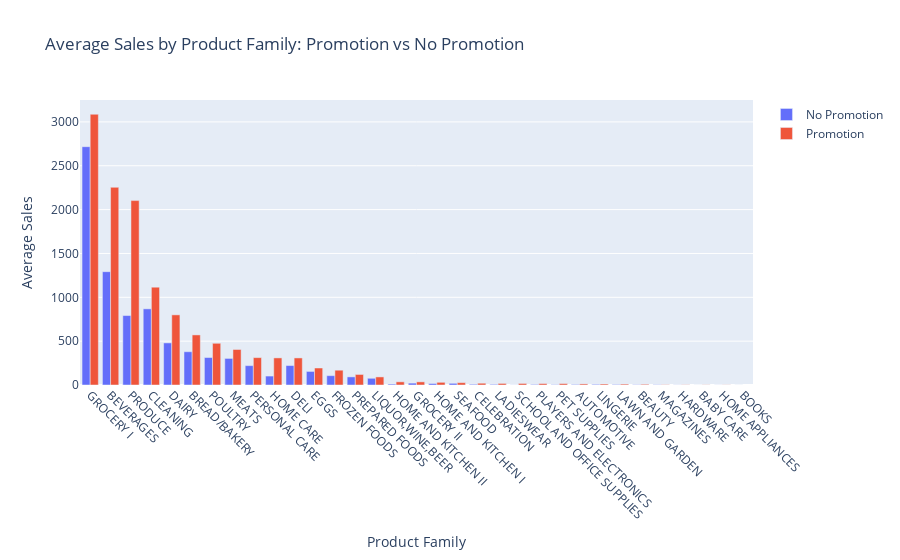

Notebook code cell kept with this figure:
### Code cell
# Promotion Impact by Product Family
import pandas as pd
import plotly.graph_objects as go

# Group by family and promotion status to calculate average sales
promo_by_family = train_df.groupby(['family', 'onpromotion'])['sales'].mean().reset_index()

# Pivot the data for plotting
promo_pivot = promo_by_family.pivot(index='family', columns='onpromotion', values='sales')

# Ensure both promotion values exist
if 0.0 not in promo_pivot.columns:
    promo_pivot[0.0] = 0
if 1.0 not in promo_pivot.columns:
    promo_pivot[1.0] = 0

# Sort by sales under promotion
promo_pivot = promo_pivot.sort_values(by=1.0, ascending=False)

# Plot with Plotly
fig = go.Figure(data=[
    go.Bar(name='No Promotion', x=promo_pivot.index, y=promo_pivot[0.0]),
    go.Bar(name='Promotion', x=promo_pivot.index, y=promo_pivot[1.0])
])

fig.update_layout(
    barmode='group',
    title='Average Sales by Product Family: Promotion vs No Promotion',
    xaxis_title='Product Family',
    yaxis_title='Average Sales',
    xaxis_tickangle=45
)

fig.show()

### Figure 1 — Plotly figure (JSON) as saved in the notebook; plotly's stock layout.template omitted (floating-point values rounded to 4 significant figures)
{"data": [{"name": "No Promotion", "type": "bar", "x": ["GROCERY I", "BEVERAGES", "PRODUCE", "CLEANING", "DAIRY", "BREAD/BAKERY", "POULTRY", "MEATS", "PERSONAL CARE", "HOME CARE", "DELI", "EGGS", "FROZEN FOODS", "PREPARED FOODS", "LIQUOR,WINE,BEER", "HOME AND KITCHEN II", "GROCERY II", "HOME AND KITCHEN I", "SEAFOOD", "CELEBRATION", "LADIESWEAR", "SCHOOL AND OFFICE SUPPLIES", "PLAYERS AND ELECTRONICS", "PET SUPPLIES", "AUTOMOTIVE", "LINGERIE", "LAWN AND GARDEN", "BEAUTY", "MAGAZINES", "HARDWARE", "BABY CARE", "HOME APPLIANCES", "BOOKS"], "y": [2718.0, 1292.0, 792.1, 868.4, 479.8, 379.5, 313.3, 303.1, 220.9, 102.0, 221.8, 154.7, 106.5, 92.48, 76.47, 10.28, 21.3, 16.84, 19.21, 7.946, 7.1, 1.022, 6.082, 3.507, 5.853, 7.053, 5.511, 3.078, 2.927, 1.136, 0.1096, 0.4569, 0.0708]}, {"name": "Promotion", "type": "bar", "x": ["GROCERY I", "BEVERAGES", "PRODUCE", "CLEANING", "DAIRY", "BREAD/BAKERY", "POULTRY", "MEATS", "PERSONAL CARE", "HOME CARE", "DELI", "EGGS", "FROZEN FOODS", "PREPARED FOODS", "LIQUOR,WINE,BEER", "HOME AND KITCHEN II", "GROCERY II", "HOME AND KITCHEN I", "SEAFOOD", "CELEBRATION", "LADIESWEAR", "SCHOOL AND OFFICE SUPPLIES", "PLAYERS AND ELECTRONICS", "PET SUPPLIES", "AUTOMOTIVE", "LINGERIE", "LAWN AND GARDEN", "BEAUTY", "MAGAZINES", "HARDWARE", "BABY CARE", "HOME APPLIANCES", "BOOKS"], "y": [3088.0, 2254.0, 2103.0, 1116.0, 799.9, 571.2, 475.6, 405.0, 312.2, 309.0, 308.7, 193.8, 168.7, 120.2, 92.3, 36.15, 35.74, 30.57, 26.65, 20.35, 17.88, 17.6, 16.06, 15.85, 12.27, 11.24, 10.28, 8.079, 2.889, 2.213, 1.66, 1.397, NaN]}], "layout": {"barmode": "group", "title": {"text": "Average Sales by Product Family: Promotion vs No Promotion"}, "xaxis": {"tickangle": 45, "title": {"text": "Product Family"}}, "yaxis": {"title": {"text": "Average Sales"}}}}
